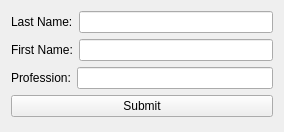
<?xml version="1.0" encoding="UTF-8"?>
<ui version="4.0">
 <class>Widget</class>
 <widget class="QWidget" name="Widget">
  <property name="geometry">
   <rect>
    <x>0</x>
    <y>0</y>
    <width>284</width>
    <height>132</height>
   </rect>
  </property>
  <property name="windowTitle">
   <string>Widget</string>
  </property>
  <layout class="QVBoxLayout" name="verticalLayout">
   <item>
    <layout class="QHBoxLayout" name="horizontalLayout">
     <item>
      <widget class="QLabel" name="lastnameLabel">
       <property name="text">
        <string>Last Name:</string>
       </property>
      </widget>
     </item>
     <item>
      <widget class="QLineEdit" name="lastnameLineEdit"/>
     </item>
    </layout>
   </item>
   <item>
    <layout class="QHBoxLayout" name="horizontalLayout_2">
     <item>
      <widget class="QLabel" name="firstnameLabel">
       <property name="text">
        <string>First Name:</string>
       </property>
      </widget>
     </item>
     <item>
      <widget class="QLineEdit" name="firstnameLineEdit"/>
     </item>
    </layout>
   </item>
   <item>
    <layout class="QHBoxLayout" name="horizontalLayout_3">
     <item>
      <widget class="QLabel" name="professionLabel">
       <property name="text">
        <string>Profession:</string>
       </property>
      </widget>
     </item>
     <item>
      <widget class="QLineEdit" name="professionLineEdit"/>
     </item>
    </layout>
   </item>
   <item>
    <widget class="QPushButton" name="submitPushButton">
     <property name="text">
      <string>Submit</string>
     </property>
    </widget>
   </item>
  </layout>
 </widget>
 <resources/>
 <connections/>
</ui>
